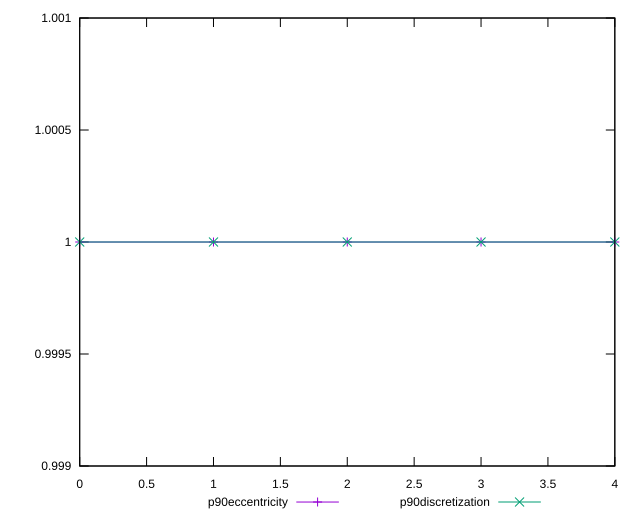

gnuplot code for this plot:
reset

$p90Eccentricity <<EOF
0 1.0000000000000002
1 0.9999999999999996
2 0.9999999999999999
3 1.0000000000000002
4 0.9999999999999994
EOF

$p90Discretization <<EOF
0 1
1 1
2 1
3 1
4 1
EOF

set key outside below
set xrange [0:4]
set yrange [0.9989999999999994:1.0010000000000001]
set trange [0.9989999999999994:1.0010000000000001]
set terminal svg size 640, 520 enhanced background rgb 'white'
set output "report_0_00242021-02-20T12:25:28.543Z/largest-contentful-paint/progression/eccentricity.svg"

plot $p90Eccentricity title "p90eccentricity" with linespoints, \
     $p90Discretization title "p90discretization" with linespoints

reset
